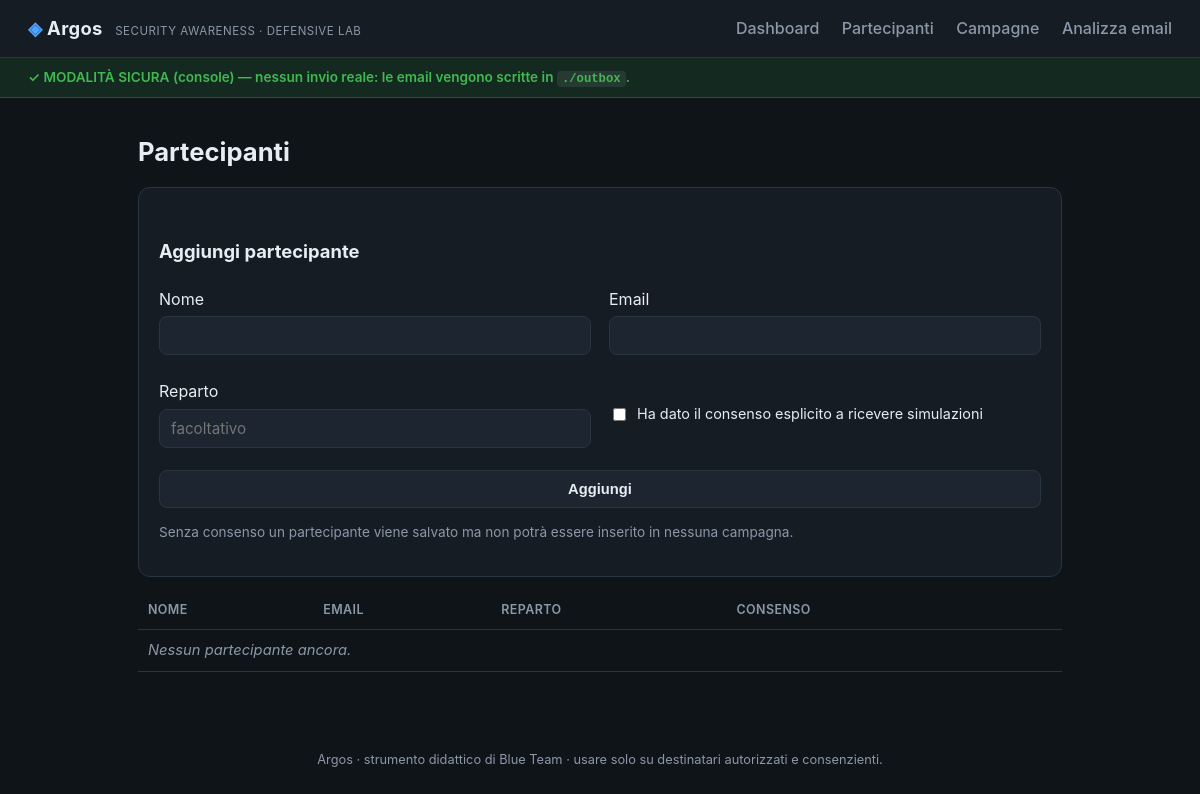
Page /participants on the earlier database version.
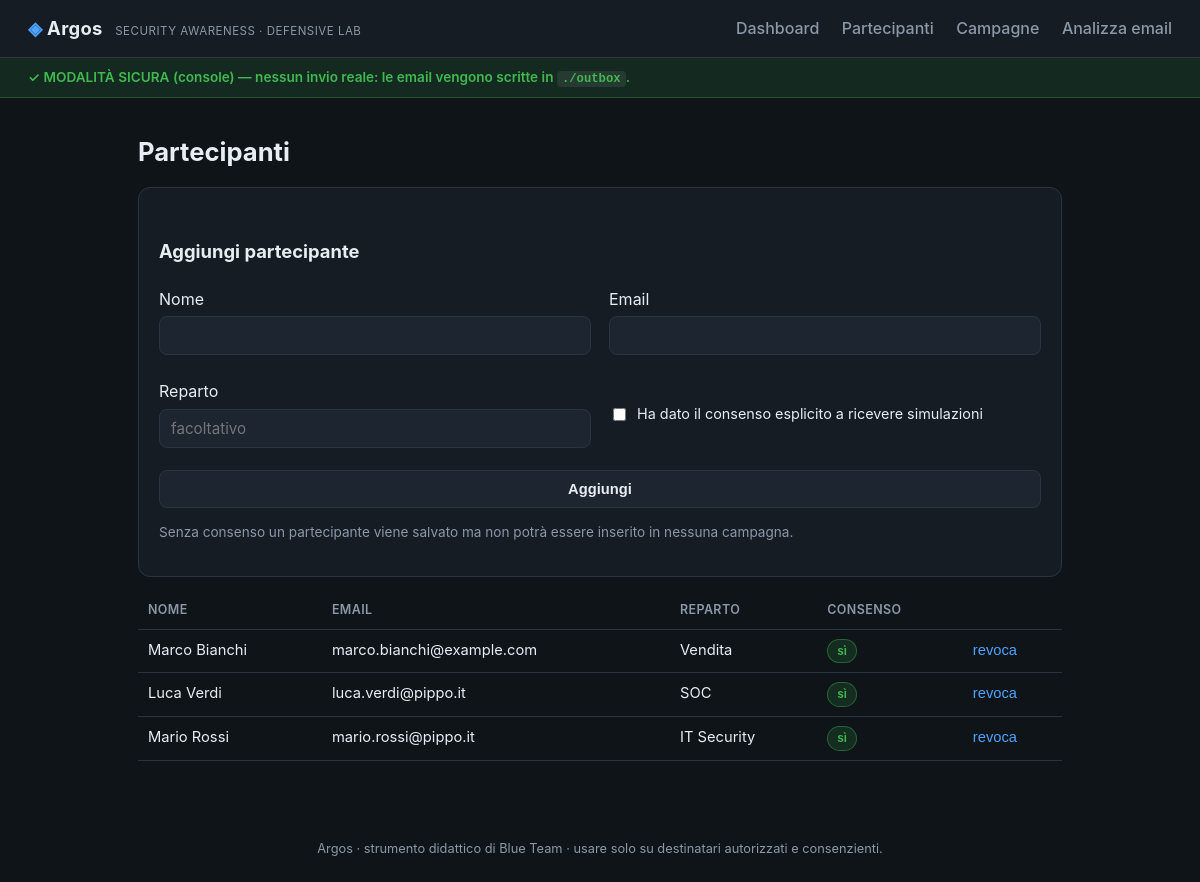
Same page on the later database version.
### models.py (models this page shows, shortened)
class Participant(db.Model):
    __tablename__ = "participants"
    id = db.Column(db.Integer, primary_key=True)
    name = db.Column(db.String(120), nullable=False)
    email = db.Column(db.String(255), nullable=False, unique=True, index=True)
    department = db.Column(db.String(120), default="")
    consent_given = db.Column(db.Boolean, default=False, nullable=False)
    consent_at = db.Column(db.DateTime)
    created_at = db.Column(db.DateTime, default=_utcnow)
    targets = db.relationship("Target", backref="participant", lazy=True)

### app.py (the view, shortened to what this page needs)
    @app.route("/participants", methods=["GET", "POST"])
    def participants():
        people = Participant.query.order_by(Participant.created_at.desc()).all()
        return render_template("participants.html", people=people)

### config.py (called while the page is built)
    @classmethod
    def sending_is_live(cls) -> bool:
        return cls.EMAIL_BACKEND == "smtp" and cls.AUTHORIZED_USE_ACK

### templates/participants.html (shortened to what this page needs)
{% extends "base.html" %}
{% block content %}
<h1>Partecipanti</h1>
<div class="panel">
  <h2>Aggiungi partecipante</h2>
  <form method="post" class="grid-form">
    <label>Nome<input name="name" required></label>
    <label>Email<input name="email" type="email" required></label>
    <label>Reparto<input name="department" placeholder="facoltativo"></label>
    <label class="check">
      <input type="checkbox" name="consent">
      Ha dato il consenso esplicito a ricevere simulazioni
    </label>
    <button type="submit">Aggiungi</button>
  </form>
  <p class="hint">Senza consenso un partecipante viene salvato ma non potrà
  essere inserito in nessuna campagna.</p>
</div>
<table>
  <tr><th>Nome</th><th>Email</th><th>Reparto</th><th>Consenso</th><th></th></tr>
  {% for p in people %}
  <tr>
    <td>{{ p.name }}</td>
    <td>{{ p.email }}</td>
    <td>{{ p.department or '—' }}</td>
    <td>{% if p.consent_given %}<span class="pill ok">sì</span>{% else %}<span class="pill warn">no</span>{% endif %}</td>
    <td>
      <form method="post" action="{{ url_for('toggle_consent', pid=p.id) }}" class="inline">
        <button class="link">{% if p.consent_given %}revoca{% else %}concedi{% endif %}</button>
      </form>
    </td>
  </tr>
  {% else %}
  <tr><td colspan="5" class="empty">Nessun partecipante ancora.</td></tr>
  {% endfor %}
</table>
{% endblock %}

Differences in the rows shown:
added Participant: name "Marco Bianchi", email "marco.bianchi@example.com", department "Vendita", consent_given "sì"
added Participant: name "Luca Verdi", email "luca.verdi@pippo.it", department "SOC", consent_given "sì"
added Participant: name "Mario Rossi", email "mario.rossi@pippo.it", department "IT Security", consent_given "sì"
Other differences:
text no longer shown: "Nessun partecipante ancora."
